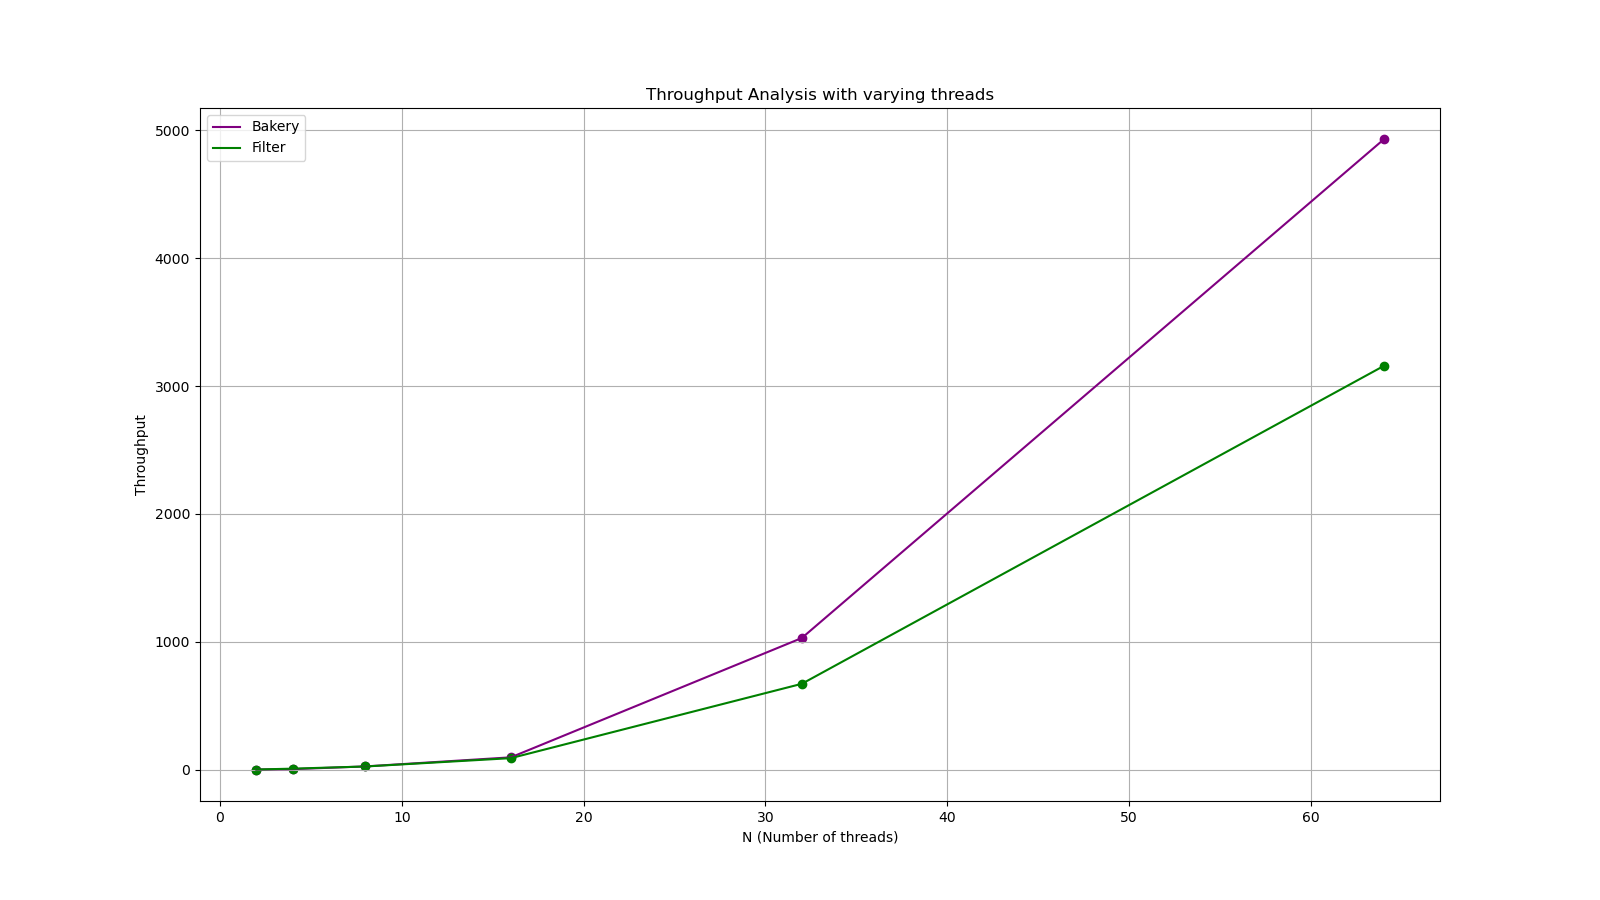

Source code (Python):
# Average Entry Time with varying threads [AVG]: 

import matplotlib.pyplot as plt
import os

def avg(a,b,c,d,e):
    return (a+b+c+d+e)/5


N = [2, 4, 8, 16, 32, 64]
B = [avg(5,3,1,1,2), avg(2,4,5,6,9), avg(19,23,27,29,35), avg(87,60,136,109,96), avg(1041,1067,1050,947,1046), avg(4839,4862,4935,4846,5152)]
F = [avg(2,1,0,4,5), avg(4,9,15,6,11), avg(25,31,21,29,24), avg(81,52,77,154,92), avg(691,594,807,654,615), avg(3575,2026,3469,3486,3225)]

# make a big plot
plt.figure(figsize=(16, 9))

plt.plot(N, B, label='Bakery', color='purple')
plt.plot(N, F, label='Filter', color='green')

# show grid lines
plt.grid(True)

# show markers
plt.scatter(N, B, color='purple')
plt.scatter(N, F, color='green')

plt.xlabel('N (Number of threads)')
plt.ylabel('Throughput')
plt.title('Throughput Analysis with varying threads')
plt.legend()
script_name = os.path.splitext(os.path.basename(__file__))[0]
plt.savefig(f"{script_name}.png")
plt.show()
